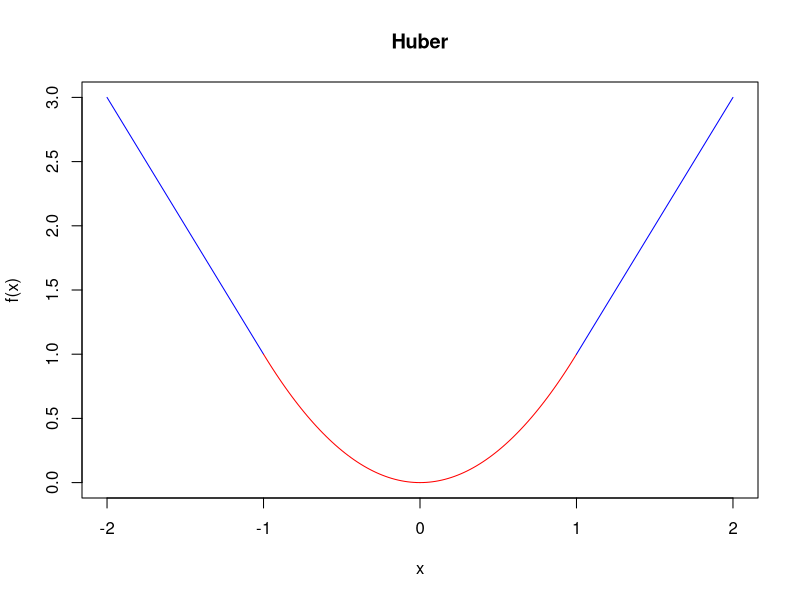

R code for this plot:
## ---- chunk 1
set.seed(32611)
xs <- replicate(4, runif(10), simplify = FALSE)
ws <- replicate(4, rpois(10, 5) + 1, simplify = FALSE)
## ---- chunk 2
mapply(function(x,y){sum(x^2/y^2)},xs,ws)
## ---- chunk 3
k <- 5
set.seed(32611)
alist <- replicate(k,sample(k,5,replace = TRUE), simplify = FALSE)

## ---- chunk 4
Reduce(intersect,alist)
## ---- chunk 5
## Your code

huber_func <- function(x, a=1){
  x = abs(x)
  ifelse(x <= a, x**2, 2*a*x - a^2)
}

square_func <- function(x){x^2}
plot(NULL,xlim = c(-2,2),ylim = c(0,3),xlab = "x", ylab="f(x)",)
segments(x0 = -2, y0 = huber_func(-2),x1 = -1, y1 = huber_func(-1), col = "blue", xlim = c(-2,2),ylim = c(0,3),xlab = "x", ylab="f(x)")
curve(huber_func, from = -1,to=1, col = "red", add = TRUE)
segments(x0 = 1, y0 = huber_func(1),x1 = 2, y1 = huber_func(2), col = "blue", xlim = c(-2,2),ylim = c(0,3),xlab = "x", ylab="f(x)")
title("Huber")



